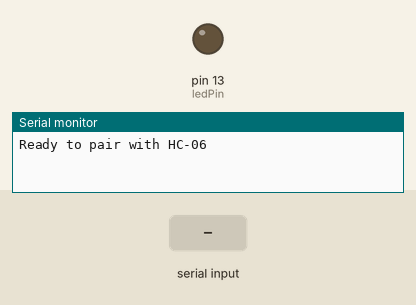
Simulated run of this sketch. Board: Arduino Uno, built with avr-gcc and run on an emulated ATmega328P. Shown: output pins drawn as LEDs (lit = HIGH), the last lines printed to the serial monitor. The test bench sets the inputs (shaded band).

Above: at 1.2 s.
1.3 s: "1\n" received over the second serial link
At 2.6 s:
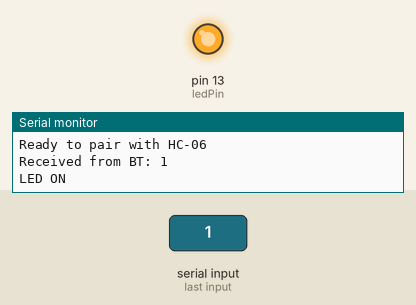
4.3 s: "2\n" received over the second serial link
At 4.9 s:
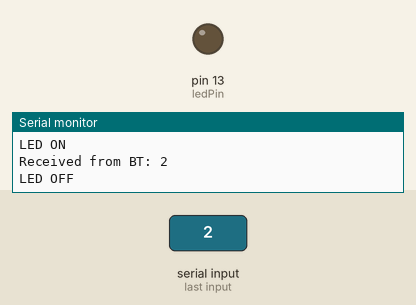
Timing chart, 0 to 7.3 s (numbered marks = the images above; inputs shaded):
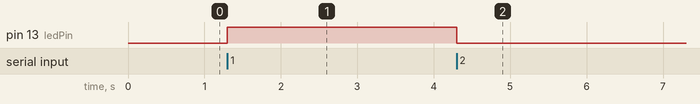

The sketch:

BLUTOOTH.ino
```cpp
#include <SoftwareSerial.h>

SoftwareSerial BTSerial(4, 3); // RX, TX
const int ledPin = 13;  // LED가 연결된 핀 번호

void setup() {
  pinMode(ledPin, OUTPUT);  // LED 핀을 출력으로 설정
  Serial.begin(9600);
  BTSerial.begin(9600);
  Serial.println("Ready to pair with HC-06");
}

void loop() {
  if (BTSerial.available()) {
    String data = BTSerial.readStringUntil('\n');
    Serial.print("Received from BT: ");
    Serial.println(data);

    // 수신된 데이터에 따라 LED 제어
    if (data == "1") {
      digitalWrite(ledPin, HIGH);  // LED 켜기
      Serial.println("LED ON");
    } else if (data == "2") {
      digitalWrite(ledPin, LOW);   // LED 끄기1
      Serial.println("LED OFF");
    }
  }

  if (Serial.available()) {
    String data = Serial.readStringUntil('\n');
    BTSerial.println(data);
    Serial.print("Sent to BT: ");
    Serial.println(data);
  }
}
```

Measured:
- after the input at 1.3 s, pin 13 (ledPin): LOW → HIGH at once
- after the input at 4.3 s, pin 13 (ledPin): HIGH → LOW at once
